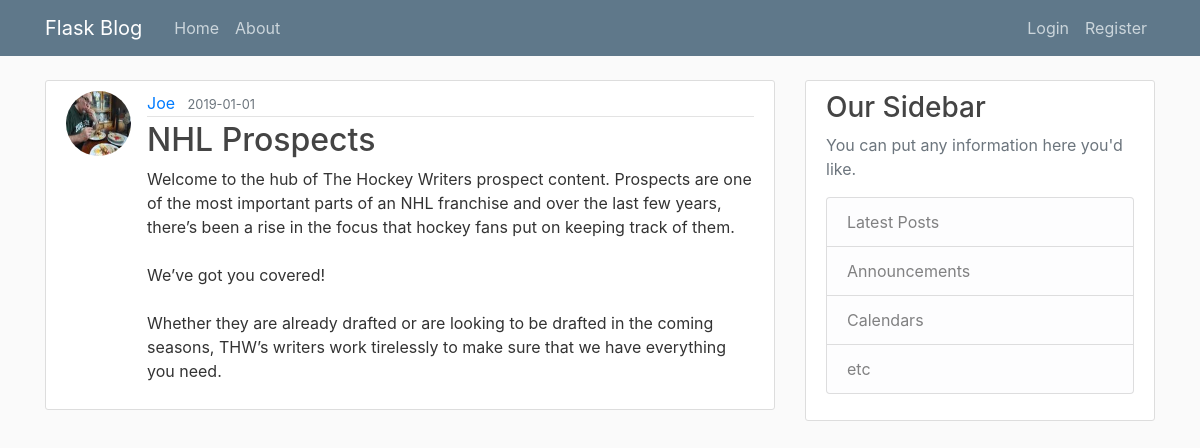
/post/6, run on the app's committed database.
### flask_blog/models.py (models this page shows, shortened)
class User(db.Model, UserMixin):
    id = db.Column(db.Integer, primary_key=True)
    username = db.Column(db.String(20), unique=True, nullable=False)
    email = db.Column(db.String(120), unique=True, nullable=False)
    image_file = db.Column(db.String(20), nullable=False, default='default.jpg')
    password = db.Column(db.String(60), nullable=False)
    posts = db.relationship('Post', backref='author', lazy=True)

class Post(db.Model):
    id = db.Column(db.Integer, primary_key=True)
    title = db.Column(db.String(100), nullable=False)
    date_posted = db.Column(db.DateTime, nullable=False, default=datetime.utcnow)
    content = db.Column(db.Text, nullable=False)
    user_id = db.Column(db.Integer, db.ForeignKey('user.id'), nullable=False)

### flask_blog/routes.py (the view)
@app.route("/post/<int:post_id>")
def post(post_id):
    post = Post.query.get_or_404(post_id)
    return render_template('post.html', title=post.title, post=post)

### flask_blog/templates/post.html (shortened to what this page needs)
{% extends "layout.html" %}
{% block content %}
    <article class="media content-section">
        <img class="rounded-circle article-img" src="{{ url_for('static', filename='profile_pics/' + post.author.image_file) }}">
      <div class="media-body">
        <div class="article-metadata">
          <a class="mr-2" href="#">{{ post.author.username }}</a>
          <small class="text-muted">{{ post.date_posted.strftime('%Y-%m-%d') }}</small>
        </div>
        <h2 class="article-title">{{ post.title }}</h2>
        <p class="article-content">{{ post.content }}</p>
      </div>
    </article>
{% endblock content %}

### flask_blog/static/main.css (style rules this page uses)
body { background: #fafafa; color: #333333; margin-top: 5rem; }
h1, h2, h3, h4, h5, h6 { color: #444444; }
.content-section { background: #ffffff; padding: 10px 20px; border: 1px solid #dddddd; border-radius: 3px; margin-bottom: 20px; }
.article-title { color: #444444; }
.article-content { white-space: pre-line; }
.article-img { height: 65px; width: 65px; margin-right: 16px; }
.article-metadata { padding-bottom: 1px; margin-bottom: 4px; border-bottom: 1px solid #e3e3e3 }

### data on the page
User: image_file (picture), author.username "Joe"
Post: date_posted "2019-01-01", title "NHL Prospects", content "Welcome to the hub of The Hockey Writers prospect content. Prospects are one of the most important parts of an NHL franchise and over the last few years, there’s been a rise in the focus that hockey fans put on keeping track of them. We’ve got you covered! Whether they are already drafted or are looking to be drafted in the coming seasons, THW’s writers work tirelessly to make sure that we have everything you need."
